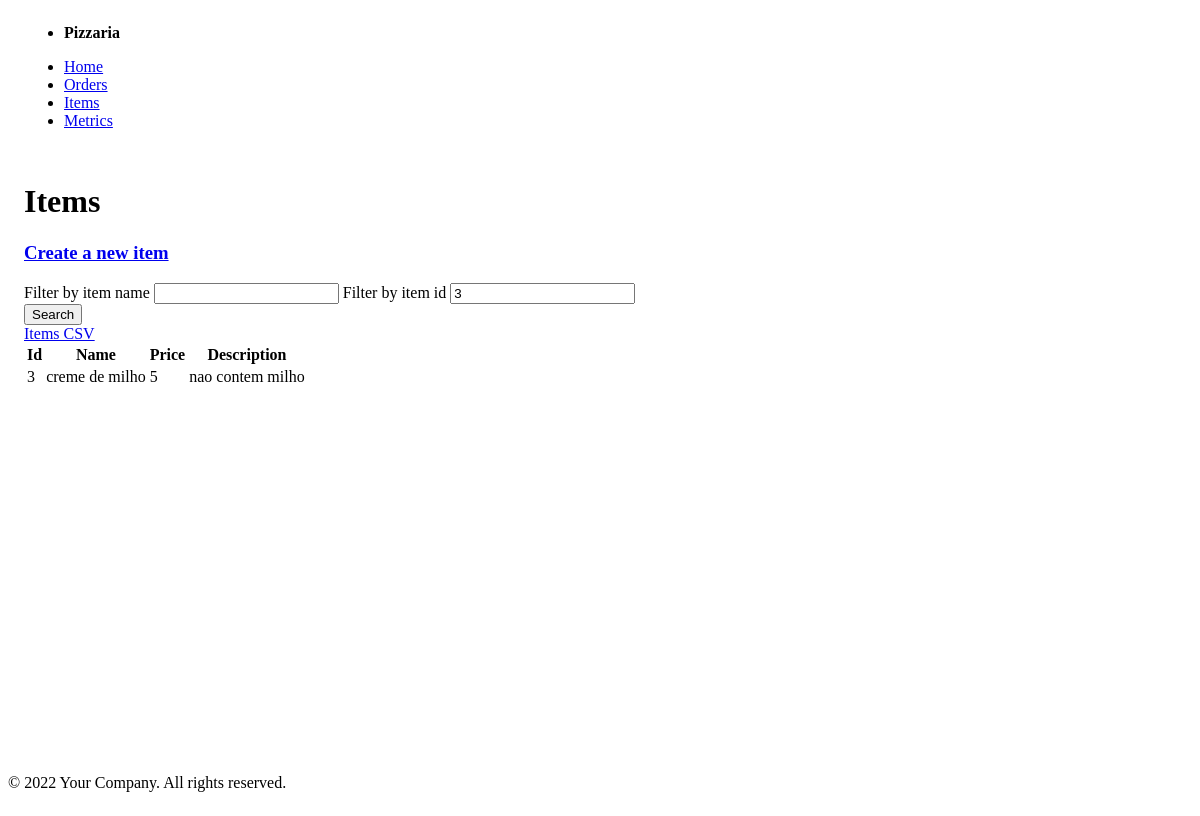
Page /public/item/index.php?id=3 on the committed database.
### tables this page shows
CREATE TABLE items (
  id INTEGER PRIMARY KEY,
  `name` TEXT NOT NULL,
  price INTEGER NOT NULL,
  `description` TEXT NOT NULL
);

### model/item.php (called while the page is built, shortened)
<?php
class Item {
  function __construct(?int $id, string $name, int $price, string $description) {
    $this->id = $id;
    $this->name = $name;
    $this->price = $price;
    $this->description = $description;
  }
  public static function find($id) {
    $db = DB::getInstance();
    $req = $db->prepare('SELECT id, name, price, description FROM items WHERE id = :id');
    $req->execute(['id' => $id]);
    $item = $req->fetch();
    return $item == null ? null : new Item($item['id'], $item['name'], $item['price'], $item['description']);
  }
}

### public/components/item_table.php (the view)
<?php
require_once __DIR__ . '/../../model/item.php';
if (!isset($_GET['id']) || !$_GET['id']) {
  $itemName = isset($_GET['name']) && $_GET["name"] ? $_GET['name'] : null;
  $items = Item::all($itemName);
} else {
  $item = Item::find($_GET['id']);
  $items = $item ? [$item] : [];
}
?>
<table role="grid">
  <thead>
    <tr>
      <th>Id</th>
      <th>Name</th>
      <th>Price</th>
      <th>Description</th>
    </tr>
  </thead>
  <tbody>
    <?php foreach ($items as $item): ?>
      <tr>
        <td><?= $item->id ?></td>
        <td><?= $item->name ?></td>
        <td><?= $item->price ?></td>
        <td><?= $item->description ?></td>
      </tr>
    <?php endforeach ?>
  </tbody>
</table>

### rows in the picture
items: id "3", name "creme de milho", price "5", description "nao contem milho"
